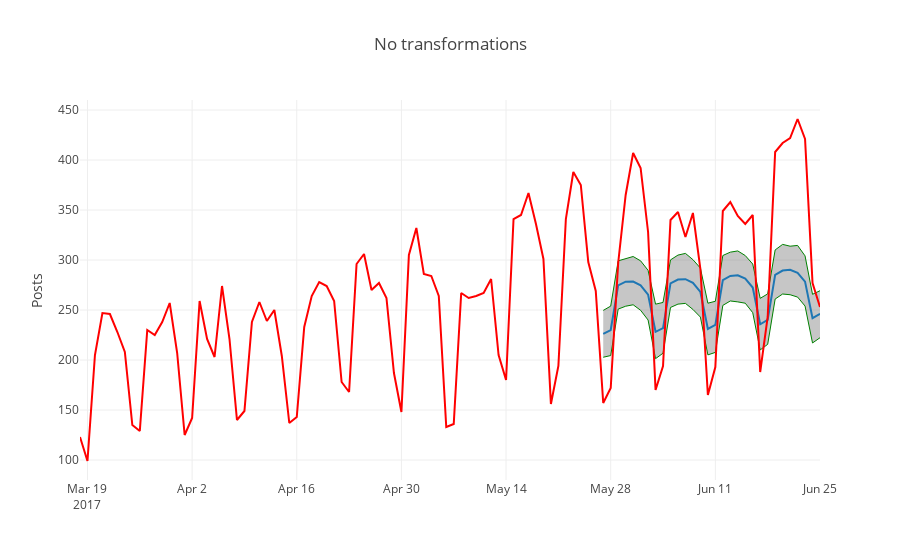
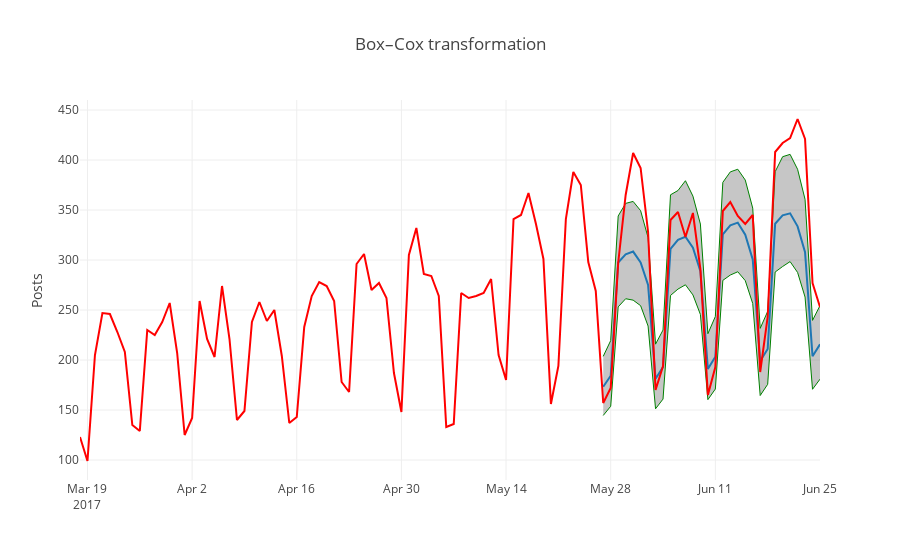

The notebook cell saved with these charts, in order:
### Markdown cell above
So, we can definitely state an increase in the quality of the model.

Finally, let's plot our previous performance with the latest results side-by-side. Note that we use `prediction_size` for the third parameter in order to zoom in on the interval being predicted:

### Code cell
show_forecast(cmp_df, prediction_size, 100, 'No transformations')
show_forecast(cmp_df2, prediction_size, 100, 'Box–Cox transformation')
